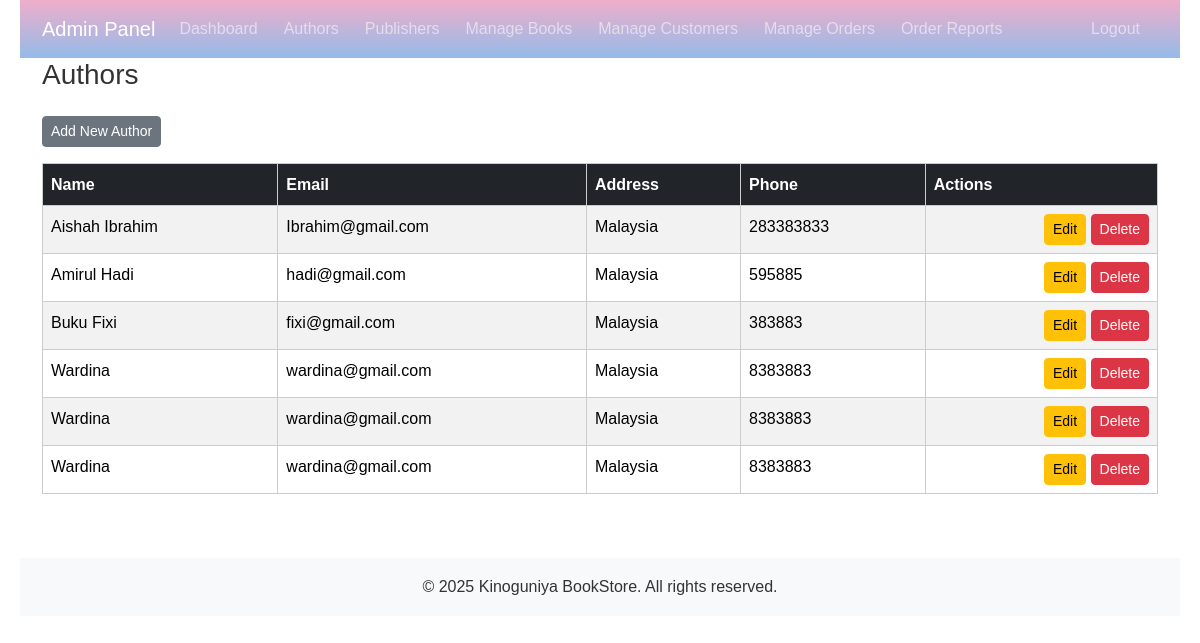
The page /authors/list.php (signed in) on the database its author committed.
### tables this page shows
CREATE TABLE `author` (
  `id` int(11) NOT NULL AUTO_INCREMENT,
  `a_name` varchar(100) NOT NULL,
  `a_email` varchar(100) NOT NULL,
  `address` varchar(200) DEFAULT NULL,
  `phone` varchar(20) NOT NULL,
  PRIMARY KEY (`id`)
);

### includes/db.php (called while the page is built, shortened)
<?php
class Database {
    private static $instance = null;
    private $conn;
    private function __construct() {
        $this->conn = new mysqli(DB_HOST, DB_USER, DB_PASS, DB_NAME);
    }
    public static function getInstance() {
        if (self::$instance === null) {
            self::$instance = new self();
        }
        return self::$instance;
    }
    public function query($sql) {
        $result = $this->conn->query($sql);
        return $result;
    }
}
function db_query($sql) {
    return Database::getInstance()->query($sql);
}
?>

### authors/list.php (the view, shortened to what this page needs)
<?php
$sql = "SELECT * FROM author ORDER BY a_name";
$result = db_query($sql);
?>
<!DOCTYPE html>
<html lang="en">
<head>
    <link href="../css/bootstrap.min.css" rel="stylesheet">
    <link rel="stylesheet" href="../css/style.css">
</head>
<body>
    <?php include_once ('../Includes/admin_menu.php') ?>
    <div class="container">
        <h3 class="mb-4">Authors</h3>
        <a href="add.php" class="btn btn-secondary btn-sm mb-3">Add New Author</a>
        <div class="table-responsive">
            <table class="table table-striped table-hover">
                <thead class="table-dark">
                    <tr>
                        <th>Name</th>
                        <th>Email</th>
                        <th>Address</th>
                        <th>Phone</th>
                        <th>Actions</th>
                    </tr>
                </thead>
                <tbody>
                    <?php while ($row = mysqli_fetch_assoc($result)): ?>
                        <tr>
                            <td><?php echo htmlspecialchars($row['a_name']); ?></td>
                            <td><?php echo htmlspecialchars($row['a_email']); ?></td>
                            <td><?php echo htmlspecialchars($row['address']); ?></td>
                            <td><?php echo htmlspecialchars($row['phone']); ?></td>
                            <td style="text-align: right;">
                                <a href="edit.php?id=<?php echo $row['id']; ?>" class="btn btn-sm btn-warning">Edit</a>
                                <a href="delete.php?id=<?php echo $row['id']; ?>" class="btn btn-sm btn-danger"
                                    onclick="return confirm('Are you sure you want to delete this author?');">Delete</a>
                            </td>
                        </tr>
                    <?php endwhile; ?>
                </tbody>
            </table>
        </div>
    </div>
    <footer class="mt-5 py-3 bg-light">
        <div class="container text-center">
            <p class="mb-0">&copy; <?php echo date('Y'); ?> <?php echo SITE_NAME; ?>. All rights reserved.</p>
        </div>
    </footer>
</body>
</html>

### css/style.css (style rules this page uses)
* { margin: 0; padding: 0; box-sizing: border-box; }
body { font-family: Arial, sans-serif; line-height: 1.6; color: #333; max-width: 1200px; margin: 0 auto; padding: 0 20px; }
table { width: 100%; border-collapse: collapse; margin-bottom: 2rem; }
table th, table td { padding: 0.5rem; border: 1px solid #ccc; text-align: left; }
table th { background-color: #f4f4f4; font-weight: bold; }
footer { background-color: #f4f4f4; padding: 1rem; text-align: center; margin-top: 2rem; }

### rows shown on the page
author: a_name "Aishah Ibrahim", a_email "Ibrahim@gmail.com", address "Malaysia", phone "283383833"
author: a_name "Amirul Hadi", a_email "hadi@gmail.com", address "Malaysia", phone "595885"
author: a_name "Buku Fixi", a_email "fixi@gmail.com", address "Malaysia", phone "383883"
author: a_name "Wardina", a_email "wardina@gmail.com", address "Malaysia", phone "8383883"
author: a_name "Wardina", a_email "wardina@gmail.com", address "Malaysia", phone "8383883"
author: a_name "Wardina", a_email "wardina@gmail.com", address "Malaysia", phone "8383883"

### other values the page prints
SITE_NAME "Kinoguniya BookStore"
